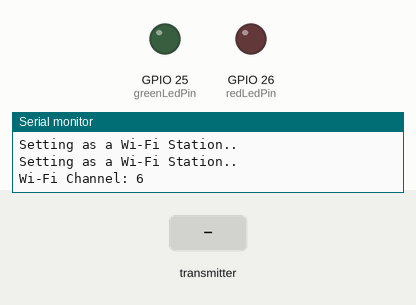
This program was run on a simulated ESP32. Parts: output pins drawn as LEDs (lit = HIGH), the last lines printed to the serial monitor. The inputs (shaded band) are chosen by the test bench. WiFi joins after 1.5 s; servers stay silent unless stated.

Above: at 4.7 s.
4.8 s: the transmitter starts sending openTheDoor = 0
At 5.4 s:
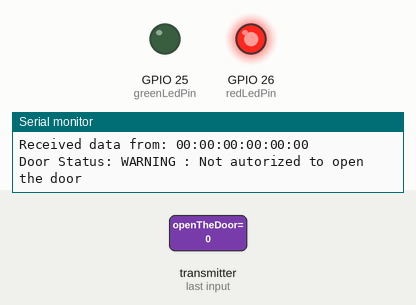
6.3 s: the transmitter starts sending openTheDoor = 1
At 7.4 s:
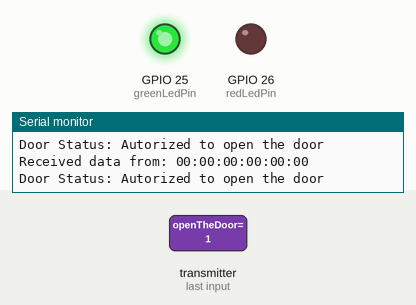
Timing chart, 0 to 15.3 s (numbered marks = the images above; inputs shaded):
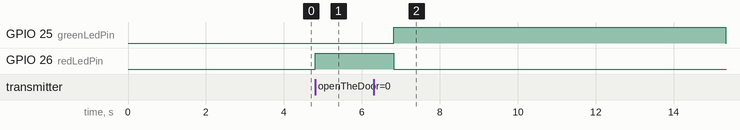

The program:

main.cpp
```cpp
#include <SPI.h>
#include <MFRC522.h>
#include <esp_now.h>
#include <WiFi.h>

#define RST_PIN 21
#define SS_1_PIN 5

// Wifi
const char *ssid = "iot";
const char *password = "iotisis;";

// set pin numbers
const int redLedPin = 26;   // RED LED
const int greenLedPin = 25; // GREEN LED

MFRC522 mfrc522;

uint8_t broadcastAddress[] = {0x24, 0xdc, 0xc3, 0x14, 0x3d, 0x94};

// SENDING data
typedef struct nodeToSink
{
  const int nodeId = 1;
  const boolean emergencyRequested = false;
  const boolean doorOpen = false;
  const boolean closeRequested = false;
  String rfidMessage = "";
} struct_nodeToSink;
nodeToSink nodeToSinkData;

// RECEIVING data
typedef struct sinkToNode
{
  boolean openTheDoor = false;
  String staffName = "";
} struct_sinkToNode;
sinkToNode sinkToNodeData;

esp_now_peer_info_t peerInfo;

/**
   Helper routine to dump a byte array as hex values to Serial.
*/
String dump_byte_array(byte *buffer, byte bufferSize)
{
  String result = "";
  for (byte i = 0; i < bufferSize; i++)
  {
    if (buffer[i] < 0x10)
    {
      result += "0";
    }
    result += String(buffer[i], HEX);
  }
  Serial.print(F(": Card UID:"));
  Serial.println(result);
  return result;
}

// Callback when data is sent
void OnDataSent(const uint8_t *mac_addr, esp_now_send_status_t status)
{
  Serial.print("\r\nLast Packet Send Status:\t");
  Serial.print("To: ");
  char macStr[18];
  snprintf(macStr, sizeof(macStr), "%02x:%02x:%02x:%02x:%02x:%02x",
           mac_addr[0], mac_addr[1], mac_addr[2], mac_addr[3], mac_addr[4], mac_addr[5]);
  Serial.print(macStr);
  Serial.print("\tDelivery Status: ");
  Serial.println(status == ESP_NOW_SEND_SUCCESS ? "Delivery Success" : "Delivery Fail");
}

// Callback when data is received
void OnDataRecv(const uint8_t *mac_addr, const uint8_t *incomingData, int len)
{
  memcpy(&sinkToNodeData, incomingData, sizeof(sinkToNode));
  Serial.print("Received data from: ");
  char macStr[18];
  snprintf(macStr, sizeof(macStr), "%02x:%02x:%02x:%02x:%02x:%02x",
           mac_addr[0], mac_addr[1], mac_addr[2], mac_addr[3], mac_addr[4], mac_addr[5]);
  Serial.println(macStr);

  Serial.print("Door Status: ");
  if (sinkToNodeData.openTheDoor)
  {
    digitalWrite(greenLedPin, HIGH);
    digitalWrite(redLedPin, LOW);
    Serial.println("Autorized to open the door");
  }
  else
  {
    digitalWrite(greenLedPin, LOW);
    digitalWrite(redLedPin, HIGH);
    Serial.println("WARNING : Not autorized to open the door");
  }
  delay(500);
  digitalWrite(greenLedPin, LOW);
  digitalWrite(redLedPin, LOW);
}

void setup()
{
  Serial.begin(115200);
  while (!Serial)
    ;

  pinMode(redLedPin, OUTPUT);
  pinMode(greenLedPin, OUTPUT);

  SPI.begin();

  mfrc522.PCD_Init(SS_1_PIN, RST_PIN);
  mfrc522.PCD_DumpVersionToSerial();

  WiFi.mode(WIFI_AP_STA);
  WiFi.begin(ssid, password);
  while (WiFi.status() != WL_CONNECTED)
  {
    delay(1000);
    Serial.println("Setting as a Wi-Fi Station..");
  }
  Serial.print("Wi-Fi Channel: ");
  Serial.println(WiFi.channel());

  // ESP-NOW
  if (esp_now_init() != ESP_OK)
  {
    Serial.println("Error initializing ESP-NOW");
    return;
  }
  esp_now_register_send_cb(OnDataSent);
  memcpy(peerInfo.peer_addr, broadcastAddress, 6);
  peerInfo.channel = 0;
  peerInfo.encrypt = false;
  if (esp_now_add_peer(&peerInfo) != ESP_OK)
  {
    Serial.println("Failed to add peer");
    return;
  }
  esp_now_register_recv_cb(esp_now_recv_cb_t(OnDataRecv));
}

void loop()
{
  // Looking for new cards
  if (mfrc522.PICC_IsNewCardPresent() && mfrc522.PICC_ReadCardSerial())
  {
    nodeToSinkData.rfidMessage = dump_byte_array(mfrc522.uid.uidByte, mfrc522.uid.size);
    Serial.println(nodeToSinkData.rfidMessage);
    // Send RFID data via ESP-NOW
    esp_err_t result = esp_now_send(broadcastAddress, (uint8_t *)&nodeToSinkData, sizeof(nodeToSink));

    if (result == ESP_OK)
    {
      Serial.println("Sent with success");
    }
    else
    {
      Serial.println("Error sending the data");
    }

    mfrc522.PICC_HaltA();
    mfrc522.PCD_StopCrypto1();
  }
}
```

Measured:
- after the input at 4.8 s, GPIO 26 (redLedPin): LOW → HIGH at once
- after the input at 6.3 s, GPIO 25 (greenLedPin): LOW → HIGH after 0.51 s; GPIO 26 (redLedPin): HIGH → LOW after 0.51 s
